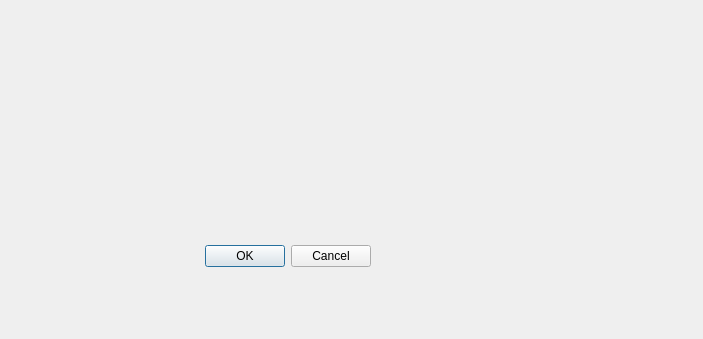
<?xml version="1.0" encoding="UTF-8"?>
<ui version="4.0">
 <class>cancel_account</class>
 <widget class="QDialog" name="cancel_account">
  <property name="geometry">
   <rect>
    <x>0</x>
    <y>0</y>
    <width>703</width>
    <height>339</height>
   </rect>
  </property>
  <property name="windowTitle">
   <string>Dialog</string>
  </property>
  <widget class="QDialogButtonBox" name="buttonBox">
   <property name="geometry">
    <rect>
     <x>30</x>
     <y>240</y>
     <width>341</width>
     <height>32</height>
    </rect>
   </property>
   <property name="orientation">
    <enum>Qt::Horizontal</enum>
   </property>
   <property name="standardButtons">
    <set>QDialogButtonBox::Cancel|QDialogButtonBox::Ok</set>
   </property>
  </widget>
 </widget>
 <resources/>
 <connections>
  <connection>
   <sender>buttonBox</sender>
   <signal>accepted()</signal>
   <receiver>cancel_account</receiver>
   <slot>accept()</slot>
   <hints>
    <hint type="sourcelabel">
     <x>248</x>
     <y>254</y>
    </hint>
    <hint type="destinationlabel">
     <x>157</x>
     <y>274</y>
    </hint>
   </hints>
  </connection>
  <connection>
   <sender>buttonBox</sender>
   <signal>rejected()</signal>
   <receiver>cancel_account</receiver>
   <slot>reject()</slot>
   <hints>
    <hint type="sourcelabel">
     <x>316</x>
     <y>260</y>
    </hint>
    <hint type="destinationlabel">
     <x>286</x>
     <y>274</y>
    </hint>
   </hints>
  </connection>
 </connections>
</ui>
